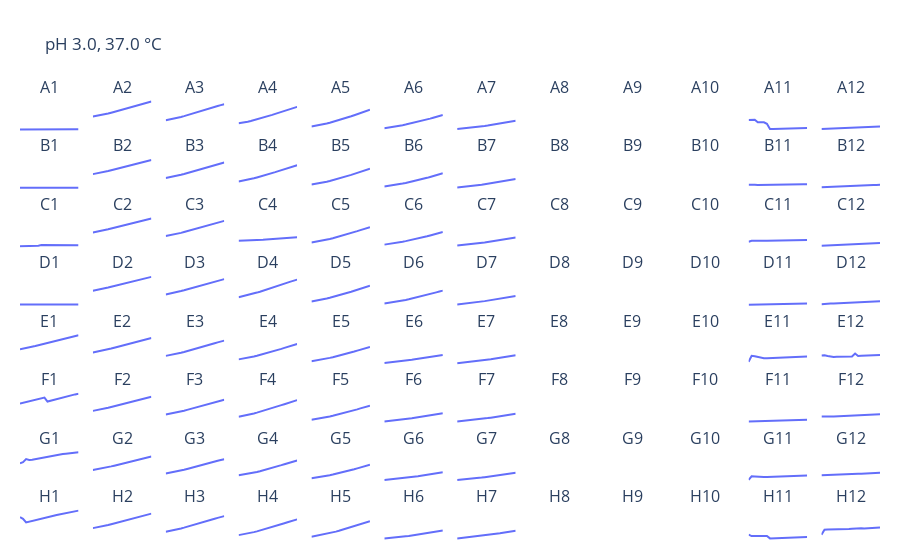

The notebook cell saved with this chart:
### Markdown cell above
## Process kinetic data

### Code cell
plate_woTween = Plate.from_reader(
    reader=read_magellan,
    path="laccase_kinetics/Laccase_kinetic_woTween_Rawdata.xlsx",
    ph=3,
    wavelength=420,
)

plate_Tween = Plate.from_reader(
    reader=read_magellan,
    path="laccase_kinetics/Laccase_kinetic_wthTween_Rawdata.xlsx",
    ph=3,
    wavelength=420,
)

plates = [plate_woTween, plate_Tween]

plate_Tween.visualize(wavelengths=420, zoom=False)
